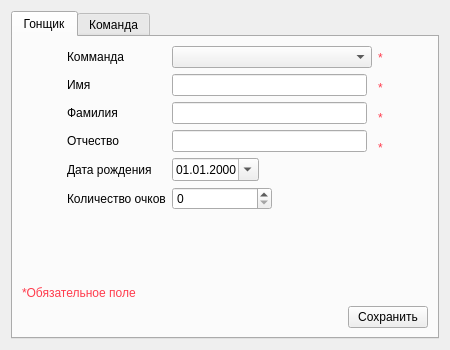
<?xml version="1.0" encoding="UTF-8"?>
<ui version="4.0">
 <class>CreationMenu</class>
 <widget class="QDialog" name="CreationMenu">
  <property name="geometry">
   <rect>
    <x>0</x>
    <y>0</y>
    <width>450</width>
    <height>350</height>
   </rect>
  </property>
  <property name="sizePolicy">
   <sizepolicy hsizetype="Fixed" vsizetype="Fixed">
    <horstretch>0</horstretch>
    <verstretch>0</verstretch>
   </sizepolicy>
  </property>
  <property name="minimumSize">
   <size>
    <width>450</width>
    <height>350</height>
   </size>
  </property>
  <property name="maximumSize">
   <size>
    <width>450</width>
    <height>350</height>
   </size>
  </property>
  <property name="windowTitle">
   <string>Добавить</string>
  </property>
  <property name="sizeGripEnabled">
   <bool>false</bool>
  </property>
  <layout class="QVBoxLayout" name="verticalLayout_3">
   <item>
    <widget class="QTabWidget" name="tabWidget">
     <property name="currentIndex">
      <number>0</number>
     </property>
     <widget class="QWidget" name="tab">
      <attribute name="title">
       <string>Гонщик</string>
      </attribute>
      <layout class="QVBoxLayout" name="verticalLayout">
       <item>
        <layout class="QHBoxLayout" name="horizontalLayout_3">
         <item>
          <spacer name="horizontalSpacer_3">
           <property name="orientation">
            <enum>Qt::Horizontal</enum>
           </property>
           <property name="sizeHint" stdset="0">
            <size>
             <width>40</width>
             <height>20</height>
            </size>
           </property>
          </spacer>
         </item>
         <item>
          <layout class="QFormLayout" name="formLayout">
           <item row="0" column="0">
            <widget class="QLabel" name="label_4">
             <property name="text">
              <string>Комманда</string>
             </property>
            </widget>
           </item>
           <item row="0" column="1">
            <widget class="QComboBox" name="comboBox">
             <property name="sizePolicy">
              <sizepolicy hsizetype="Fixed" vsizetype="Fixed">
               <horstretch>0</horstretch>
               <verstretch>0</verstretch>
              </sizepolicy>
             </property>
             <property name="minimumSize">
              <size>
               <width>200</width>
               <height>0</height>
              </size>
             </property>
             <property name="focusPolicy">
              <enum>Qt::StrongFocus</enum>
             </property>
            </widget>
           </item>
           <item row="1" column="0">
            <widget class="QLabel" name="label">
             <property name="text">
              <string>Имя</string>
             </property>
            </widget>
           </item>
           <item row="1" column="1">
            <widget class="QLineEdit" name="lineEdit_name">
             <property name="sizePolicy">
              <sizepolicy hsizetype="Fixed" vsizetype="Fixed">
               <horstretch>0</horstretch>
               <verstretch>0</verstretch>
              </sizepolicy>
             </property>
             <property name="minimumSize">
              <size>
               <width>195</width>
               <height>0</height>
              </size>
             </property>
            </widget>
           </item>
           <item row="2" column="0">
            <widget class="QLabel" name="label_2">
             <property name="text">
              <string>Фамилия</string>
             </property>
            </widget>
           </item>
           <item row="2" column="1">
            <widget class="QLineEdit" name="lineEdit_sName">
             <property name="sizePolicy">
              <sizepolicy hsizetype="Fixed" vsizetype="Fixed">
               <horstretch>0</horstretch>
               <verstretch>0</verstretch>
              </sizepolicy>
             </property>
             <property name="minimumSize">
              <size>
               <width>195</width>
               <height>0</height>
              </size>
             </property>
            </widget>
           </item>
           <item row="3" column="0">
            <widget class="QLabel" name="label_3">
             <property name="text">
              <string>Отчество</string>
             </property>
            </widget>
           </item>
           <item row="3" column="1">
            <widget class="QLineEdit" name="lineEdit_fName">
             <property name="sizePolicy">
              <sizepolicy hsizetype="Fixed" vsizetype="Fixed">
               <horstretch>0</horstretch>
               <verstretch>0</verstretch>
              </sizepolicy>
             </property>
             <property name="minimumSize">
              <size>
               <width>195</width>
               <height>0</height>
              </size>
             </property>
            </widget>
           </item>
           <item row="4" column="0">
            <widget class="QLabel" name="label_6">
             <property name="text">
              <string>Дата рождения</string>
             </property>
            </widget>
           </item>
           <item row="4" column="1">
            <widget class="QDateEdit" name="dateEdit">
             <property name="sizePolicy">
              <sizepolicy hsizetype="Fixed" vsizetype="Fixed">
               <horstretch>0</horstretch>
               <verstretch>0</verstretch>
              </sizepolicy>
             </property>
             <property name="displayFormat">
              <string>dd.MM.yyyy</string>
             </property>
             <property name="calendarPopup">
              <bool>true</bool>
             </property>
            </widget>
           </item>
           <item row="5" column="0">
            <widget class="QLabel" name="label_5">
             <property name="text">
              <string>Количество очков</string>
             </property>
            </widget>
           </item>
           <item row="5" column="1">
            <widget class="QSpinBox" name="spinBox_Points">
             <property name="sizePolicy">
              <sizepolicy hsizetype="Fixed" vsizetype="Fixed">
               <horstretch>0</horstretch>
               <verstretch>0</verstretch>
              </sizepolicy>
             </property>
             <property name="minimumSize">
              <size>
               <width>100</width>
               <height>0</height>
              </size>
             </property>
             <property name="maximum">
              <number>99999999</number>
             </property>
            </widget>
           </item>
          </layout>
         </item>
         <item>
          <layout class="QFormLayout" name="formLayout_5">
           <property name="verticalSpacing">
            <number>6</number>
           </property>
           <item row="0" column="0">
            <widget class="QLabel" name="label_noTeam">
             <property name="sizePolicy">
              <sizepolicy hsizetype="Preferred" vsizetype="Fixed">
               <horstretch>0</horstretch>
               <verstretch>0</verstretch>
              </sizepolicy>
             </property>
             <property name="minimumSize">
              <size>
               <width>0</width>
               <height>24</height>
              </size>
             </property>
             <property name="text">
              <string>&lt;html&gt;&lt;head/&gt;&lt;body&gt;&lt;p&gt;&lt;span style=&quot; color:#ff3c4d;&quot;&gt;*&lt;/span&gt;&lt;/p&gt;&lt;/body&gt;&lt;/html&gt;</string>
             </property>
            </widget>
           </item>
           <item row="1" column="0">
            <widget class="QLabel" name="label_noName">
             <property name="minimumSize">
              <size>
               <width>0</width>
               <height>24</height>
              </size>
             </property>
             <property name="text">
              <string>&lt;html&gt;&lt;head/&gt;&lt;body&gt;&lt;p&gt;&lt;span style=&quot; color:#ff3c4d;&quot;&gt;*&lt;/span&gt;&lt;/p&gt;&lt;/body&gt;&lt;/html&gt;</string>
             </property>
            </widget>
           </item>
           <item row="2" column="0">
            <widget class="QLabel" name="label_noSName">
             <property name="minimumSize">
              <size>
               <width>0</width>
               <height>24</height>
              </size>
             </property>
             <property name="text">
              <string>&lt;html&gt;&lt;head/&gt;&lt;body&gt;&lt;p&gt;&lt;span style=&quot; color:#ff3c4d;&quot;&gt;*&lt;/span&gt;&lt;/p&gt;&lt;/body&gt;&lt;/html&gt;</string>
             </property>
            </widget>
           </item>
           <item row="3" column="0">
            <widget class="QLabel" name="label_noFName">
             <property name="minimumSize">
              <size>
               <width>0</width>
               <height>24</height>
              </size>
             </property>
             <property name="text">
              <string>&lt;html&gt;&lt;head/&gt;&lt;body&gt;&lt;p&gt;&lt;span style=&quot; color:#ff3c4d;&quot;&gt;*&lt;/span&gt;&lt;/p&gt;&lt;/body&gt;&lt;/html&gt;</string>
             </property>
            </widget>
           </item>
          </layout>
         </item>
         <item>
          <spacer name="horizontalSpacer_2">
           <property name="orientation">
            <enum>Qt::Horizontal</enum>
           </property>
           <property name="sizeHint" stdset="0">
            <size>
             <width>40</width>
             <height>20</height>
            </size>
           </property>
          </spacer>
         </item>
        </layout>
       </item>
       <item>
        <spacer name="verticalSpacer">
         <property name="orientation">
          <enum>Qt::Vertical</enum>
         </property>
         <property name="sizeHint" stdset="0">
          <size>
           <width>20</width>
           <height>40</height>
          </size>
         </property>
        </spacer>
       </item>
       <item>
        <widget class="QLabel" name="label_rReqField">
         <property name="text">
          <string>&lt;html&gt;&lt;head/&gt;&lt;body&gt;&lt;p&gt;&lt;span style=&quot; color:#ff3c4d;&quot;&gt;*Обязательное поле&lt;/span&gt;&lt;/p&gt;&lt;/body&gt;&lt;/html&gt;</string>
         </property>
        </widget>
       </item>
       <item>
        <layout class="QHBoxLayout" name="horizontalLayout_2">
         <property name="sizeConstraint">
          <enum>QLayout::SetFixedSize</enum>
         </property>
         <item>
          <spacer name="horizontalSpacer">
           <property name="orientation">
            <enum>Qt::Horizontal</enum>
           </property>
           <property name="sizeHint" stdset="0">
            <size>
             <width>40</width>
             <height>20</height>
            </size>
           </property>
          </spacer>
         </item>
         <item>
          <widget class="QPushButton" name="saveRbutton">
           <property name="focusPolicy">
            <enum>Qt::NoFocus</enum>
           </property>
           <property name="text">
            <string>Сохранить</string>
           </property>
          </widget>
         </item>
        </layout>
       </item>
      </layout>
     </widget>
     <widget class="QWidget" name="tab_2">
      <attribute name="title">
       <string>Команда</string>
      </attribute>
      <layout class="QVBoxLayout" name="verticalLayout_2">
       <item>
        <layout class="QHBoxLayout" name="horizontalLayout_5">
         <item>
          <spacer name="horizontalSpacer_5">
           <property name="orientation">
            <enum>Qt::Horizontal</enum>
           </property>
           <property name="sizeHint" stdset="0">
            <size>
             <width>40</width>
             <height>20</height>
            </size>
           </property>
          </spacer>
         </item>
         <item>
          <layout class="QFormLayout" name="formLayout_2">
           <item row="0" column="0">
            <widget class="QLabel" name="label_7">
             <property name="text">
              <string>Название команды</string>
             </property>
            </widget>
           </item>
           <item row="0" column="1">
            <widget class="QLineEdit" name="lineEdit_tName">
             <property name="sizePolicy">
              <sizepolicy hsizetype="Fixed" vsizetype="Fixed">
               <horstretch>0</horstretch>
               <verstretch>0</verstretch>
              </sizepolicy>
             </property>
             <property name="minimumSize">
              <size>
               <width>195</width>
               <height>0</height>
              </size>
             </property>
            </widget>
           </item>
          </layout>
         </item>
         <item>
          <widget class="QLabel" name="label_noTeamName">
           <property name="enabled">
            <bool>true</bool>
           </property>
           <property name="text">
            <string>&lt;html&gt;&lt;head/&gt;&lt;body&gt;&lt;p&gt;&lt;span style=&quot; color:#ff3c4d;&quot;&gt;*&lt;/span&gt;&lt;/p&gt;&lt;/body&gt;&lt;/html&gt;</string>
           </property>
          </widget>
         </item>
         <item>
          <spacer name="horizontalSpacer_6">
           <property name="orientation">
            <enum>Qt::Horizontal</enum>
           </property>
           <property name="sizeHint" stdset="0">
            <size>
             <width>40</width>
             <height>20</height>
            </size>
           </property>
          </spacer>
         </item>
        </layout>
       </item>
       <item>
        <spacer name="verticalSpacer_2">
         <property name="orientation">
          <enum>Qt::Vertical</enum>
         </property>
         <property name="sizeHint" stdset="0">
          <size>
           <width>20</width>
           <height>185</height>
          </size>
         </property>
        </spacer>
       </item>
       <item>
        <widget class="QLabel" name="label_tReqField">
         <property name="enabled">
          <bool>true</bool>
         </property>
         <property name="text">
          <string>&lt;html&gt;&lt;head/&gt;&lt;body&gt;&lt;p&gt;&lt;span style=&quot; color:#ff3c4d;&quot;&gt;*Обязательное поле&lt;/span&gt;&lt;/p&gt;&lt;/body&gt;&lt;/html&gt;</string>
         </property>
        </widget>
       </item>
       <item>
        <layout class="QHBoxLayout" name="horizontalLayout_4">
         <item>
          <spacer name="horizontalSpacer_4">
           <property name="orientation">
            <enum>Qt::Horizontal</enum>
           </property>
           <property name="sizeHint" stdset="0">
            <size>
             <width>40</width>
             <height>20</height>
            </size>
           </property>
          </spacer>
         </item>
         <item>
          <widget class="QPushButton" name="saveTbutton">
           <property name="focusPolicy">
            <enum>Qt::NoFocus</enum>
           </property>
           <property name="text">
            <string>Сохранить</string>
           </property>
          </widget>
         </item>
        </layout>
       </item>
      </layout>
     </widget>
    </widget>
   </item>
  </layout>
 </widget>
 <resources/>
 <connections/>
</ui>
